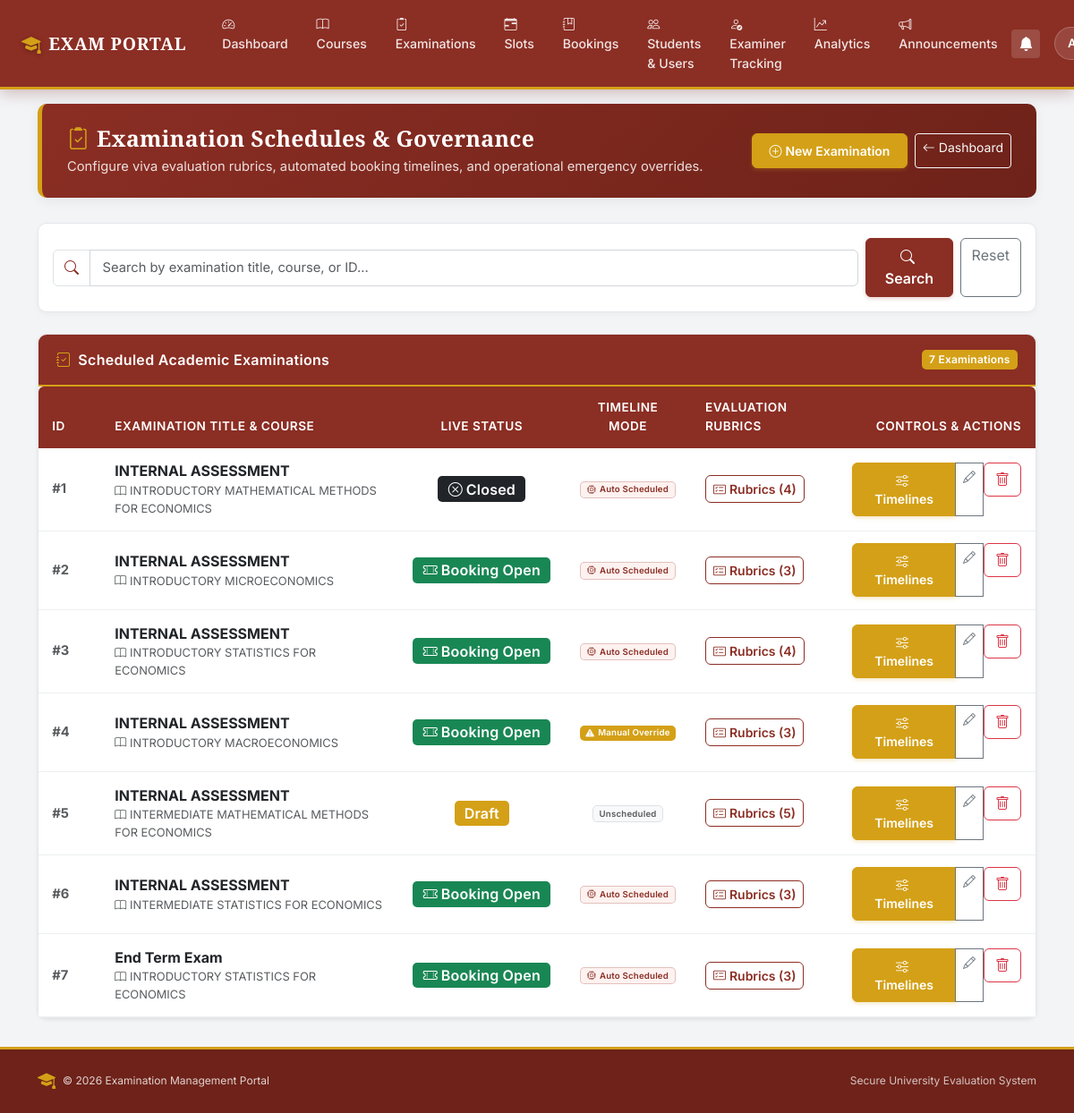
The app's page /examinations (signed in) with its own data.
### models.py (models this page shows, shortened)
class BaseModel(db.Model):
    __abstract__ = True

class Examination(BaseModel):
    id = db.Column(db.Integer, primary_key=True)
    name = db.Column(db.String(100), nullable=False)
    course_id = db.Column(db.Integer, db.ForeignKey("course.id"), nullable=False)
    status = db.Column(db.String(30), default="Draft")
    slot_creation_start = db.Column(db.String(30))
    slot_creation_end = db.Column(db.String(30))
    slot_creation_open = db.Column(db.Boolean, default=False)
    booking_open = db.Column(db.Boolean, default=False)
    booking_start = db.Column(db.String(30))
    booking_end = db.Column(db.String(30))
    slot_creation_override = db.Column(db.String(10), default=None)
    booking_override = db.Column(db.String(10), default=None)
    course = db.relationship("Course", backref="examinations")

class Course(BaseModel):
    id = db.Column(db.Integer, primary_key=True)
    name = db.Column(db.String(100), nullable=False)
    description = db.Column(db.String(500))
    resources = db.relationship("CourseResource", backref="course", cascade="all, delete-orphan")

### routes/admin.py (the view)
@role_required("Admin")
def examinations():
    search = (request.args.get("search") or "").strip().lower()
    exams = Examination.query.all()
    for exam in exams:
        update_examination_status(exam)
    if search:
        exams = [
            ex for ex in exams
            if search in str(ex.id) or search in ex.name.lower() or search in ex.course.name.lower()
        ]
    return render_template("examinations.html", examinations=exams, search=search)

### app.py (called while the page is built)
@app.context_processor
def inject_global_data():
    unread_count = 0
    if "user_id" in session:
        try:
            unread_count = Notification.query.filter_by(
                user_id=session["user_id"], is_read=False
            ).count()
        except Exception:
            pass
    return dict(unread_notifications_count=unread_count)

### helpers.py (called while the page is built)
def role_required(required_role):
    def decorator(fn):
        @wraps(fn)
        def wrapper(*args, **kwargs):
            uid = session.get("user_id")
            if not uid:
                return redirect(url_for("login"))
            user = db.session.get(User, uid) if hasattr(db.session, "get") else User.query.get(uid)
            if not user or not user.is_active:
                session.clear()
                return redirect(url_for("login"))
            if user.role != required_role:
                abort(403)
            if user.role == "Examiner" and not user.is_approved:
                session.clear()
                return redirect(url_for("login"))
            return fn(*args, **kwargs)
        return wrapper
    return decorator

### templates/examinations.html (shortened to what this page needs)
{% extends "base.html" %}
{% block content %}
<div class="container my-3">
    <div class="erp-header">
        <div class="d-flex justify-content-between align-items-center flex-wrap gap-2">
            <div>
                <h2><i class="bi bi-clipboard2-check me-2 text-gold"></i>Examination Schedules &amp; Governance</h2>
                <p>Configure viva evaluation rubrics, automated booking timelines, and operational emergency overrides.</p>
            </div>
            <div class="d-flex gap-2">
                <a href="{{ url_for('add_examination') }}" class="btn btn-gold btn-sm">
                    <i class="bi bi-plus-circle me-1"></i>New Examination
                </a>
                <a href="{{ url_for('admin_dashboard') }}" class="btn btn-outline-light btn-sm">
                    <i class="bi bi-arrow-left me-1"></i>Dashboard
                </a>
            </div>
        </div>
    </div>
    <div class="card mb-4">
        <div class="card-body p-3">
            <form method="GET" class="row g-2 align-items-center">
                <div class="col-md-10">
                    <div class="input-group">
                        <span class="input-group-text bg-white"><i class="bi bi-search text-maroon"></i></span>
                        <input type="text" name="search" class="form-control" placeholder="Search by examination title, course, or ID..." value="{{ search }}">
                    </div>
                </div>
                <div class="col-md-2 d-flex gap-2">
                    <button type="submit" class="btn btn-primary flex-grow-1"><i class="bi bi-search me-1"></i>Search</button>
                    <a href="{{ url_for('examinations') }}" class="btn btn-outline-secondary">Reset</a>
                </div>
            </form>
        </div>
    </div>
    <div class="card shadow-sm">
        <div class="card-header card-header-maroon d-flex justify-content-between align-items-center">
            <span><i class="bi bi-journal-check me-2 text-gold"></i>Scheduled Academic Examinations</span>
            <span class="badge bg-gold text-dark">{{ examinations|length }} Examinations</span>
        </div>
        <div class="card-body p-0">
            {% if examinations %}
            <div class="table-responsive">
                <table class="table table-hover align-middle mb-0">
                    <thead>
                        <tr>
                            <th style="width: 70px;">ID</th>
                            <th>Examination Title &amp; Course</th>
                            <th class="text-center">Live Status</th>
                            <th class="text-center">Timeline Mode</th>
                            <th>Evaluation Rubrics</th>
                            <th class="text-end pe-3" style="width: 220px;">Controls &amp; Actions</th>
                        </tr>
                    </thead>
                    <tbody>
                        {% for ex in examinations %}
                        <tr>
                            <td class="text-muted fw-bold">#{{ ex.id }}</td>
                            <td>
                                <div class="fw-bold text-dark fs-6">{{ ex.name }}</div>
                                <div class="small text-muted"><i class="bi bi-book me-1"></i>{{ ex.course.name }}</div>
                            </td>
                            <td class="text-center">
                                {% if ex.status == 'Booking Open' %}
                                    <span class="badge bg-success fs-6"><i class="bi bi-ticket-perforated me-1"></i>Booking Open</span>
                                {% elif ex.status == 'Slot Creation' %}
                                    <span class="badge bg-maroon fs-6"><i class="bi bi-clock-history me-1"></i>Slot Creation</span>
                                {% elif ex.status == 'Completed' %}
                                    <span class="badge bg-secondary fs-6"><i class="bi bi-check2-circle me-1"></i>Completed</span>
                                {% elif ex.status == 'Closed' %}
                                    <span class="badge bg-dark fs-6"><i class="bi bi-x-circle me-1"></i>Closed</span>
                                {% else %}
                                    <span class="badge bg-gold text-dark fs-6">{{ ex.status }}</span>
                                {% endif %}
                            </td>
                            <td class="text-center small">
                                {% if ex.slot_creation_override or ex.booking_override %}
                                    <span class="badge bg-gold text-dark"><i class="bi bi-exclamation-triangle-fill me-1"></i>Manual Override</span>
                                {% elif ex.slot_creation_start or ex.booking_start %}
                                    <span class="badge" style="background-color: var(--maroon-subtle); color: var(--maroon); border: 1px solid rgba(139,46,36,0.25);">
                                        <i class="bi bi-cpu me-1"></i>Auto Scheduled
                                    </span>
                                {% else %}
                                    <span class="badge bg-light text-muted border">Unscheduled</span>
                                {% endif %}
                            </td>
                            <td>
                                <a href="{{ url_for('manage_rubrics', examination_id=ex.id) }}" class="btn btn-sm btn-outline-primary">
                                    <i class="bi bi-card-checklist me-1"></i>Rubrics ({{ ex.rubrics|length }})
                                </a>
                            </td>
                            <td class="text-end pe-3">
                                <div class="btn-group btn-group-sm">
                                    <a href="{{ url_for('examination_settings', examination_id=ex.id) }}" class="btn btn-gold" title="Timelines & Abrupt Start/Stop">
                                        <i class="bi bi-sliders me-1"></i>Timelines
                                    </a>
                                    <a href="{{ url_for('edit_examination', examination_id=ex.id) }}" class="btn btn-outline-secondary" title="Edit">
                                        <i class="bi bi-pencil"></i>
                                    </a>
                                    <form action="{{ url_for('delete_examination', examination_id=ex.id) }}" method="POST" style="display:inline;" onsubmit="return confirm('Are you sure you want to delete this examination?');">
                                        <button type="submit" class="btn btn-outline-danger" title="Delete">
                                            <i class="bi bi-trash"></i>
                                        </button>
                                    </form>
                                </div>
                            </td>
                        </tr>
                        {% endfor %}
                    </tbody>
                </table>
            </div>
            {% endif %}
        </div>
    </div>
</div>
{% endblock %}

### templates/base.html (style rules this page uses)
:root { --maroon: #8B2E24; --maroon-dark: #6E2219; --maroon-light: #A3382D; --maroon-subtle: #FDF2F0; --gold: #D4A017; --gold-dark: #B58810; --gold-light: #FEF8E7; --gold-subtle: #FFFDF5; --bg-light: #F3F4F6; --card-bg: #FFFFFF; --text-dark: #1F2937; --text-muted: #6B7280; --border-color: #E5E7EB; --shadow-sm: 0 2px 6px rgba(0, 0, 0, 0.04); --shadow-md: 0 4px 14px rgba(0, 0, 0, 0.06); --shadow-lg: 0 10px 25px rgba(139, 46, 36, 0.10); --radius: 0.625rem; }
body { padding-top: 68px; background-color: var(--bg-light); color: var(--text-dark); font-family: 'Inter', -apple-system, BlinkMacSystemFont, "Segoe UI", Roboto, sans-serif; font-size: 0.95rem; line-height: 1.55; min-height: 100vh; display: flex; flex-direction: column; }
.erp-header { background: linear-gradient(135deg, var(--maroon) 0%, var(--maroon-dark) 100%); color: #FFFFFF; border-radius: var(--radius); padding: 1.5rem 1.75rem; margin-bottom: 1.75rem; border-left: 5px solid var(--gold); box-shadow: var(--shadow-md); position: relative; overflow: hidden; }
.erp-header h2 { font-family: 'Cinzel', Georgia, serif; font-weight: 700; font-size: 1.55rem; margin-bottom: 0.3rem; letter-spacing: 0.3px; }
.erp-header p { color: rgba(255, 255, 255, 0.85); font-size: 0.92rem; margin-bottom: 0; }
.card { background-color: var(--card-bg); border: 1px solid var(--border-color); border-radius: var(--radius); box-shadow: var(--shadow-sm); transition: box-shadow 0.2s ease, transform 0.2s ease; }
.card-header { background-color: #FFFFFF; border-bottom: 1px solid var(--border-color); padding: 1rem 1.25rem; font-weight: 600; font-size: 1rem; color: var(--maroon); }
.card-header-maroon { background-color: var(--maroon) !important; color: #FFFFFF !important; border-bottom: 2.5px solid var(--gold) !important; padding: 0.95rem 1.25rem !important; font-weight: 600; letter-spacing: 0.3px; border-top-left-radius: calc(var(--radius) - 1px) !important; border-top-right-radius: calc(var(--radius) - 1px) !important; }
.btn-primary { background-color: var(--maroon) !important; border-color: var(--maroon) !important; color: #FFFFFF !important; font-weight: 600; padding: 0.5rem 1.15rem; border-radius: 6px; box-shadow: 0 2px 4px rgba(139, 46, 36, 0.2); transition: all 0.2s ease; }
.btn-outline-primary { color: var(--maroon) !important; border-color: var(--maroon) !important; font-weight: 600; border-radius: 6px; }
.btn-gold { background-color: var(--gold) !important; border-color: var(--gold) !important; color: #FFFFFF !important; font-weight: 600; padding: 0.5rem 1.15rem; border-radius: 6px; box-shadow: 0 2px 4px rgba(212, 160, 23, 0.25); transition: all 0.2s ease; }
.text-gold { color: var(--gold) !important; }
.text-maroon { color: var(--maroon) !important; }
.bg-gold { background-color: var(--gold) !important; color: #FFFFFF !important; }
.table { border-color: var(--border-color); vertical-align: middle; font-size: 0.92rem; margin-bottom: 0; }
.table thead th { background-color: var(--maroon) !important; color: #FFFFFF !important; font-weight: 600; font-size: 0.85rem; text-transform: uppercase; letter-spacing: 0.5px; padding: 0.85rem 0.95rem; border: none; }
.table thead th:first-child { border-top-left-radius: 6px; }
.table thead th:last-child { border-top-right-radius: 6px; }
.table tbody td { padding: 0.85rem 0.95rem; border-bottom: 1px solid #ECEFF1; }
.badge { font-weight: 600; padding: 0.4em 0.7em; letter-spacing: 0.2px; border-radius: 5px; }
.form-control, .form-select { border: 1px solid #D1D5DB; border-radius: 6px; padding: 0.55rem 0.85rem; font-size: 0.92rem; transition: all 0.2s ease; }
a { color: var(--maroon); text-decoration: none; transition: color 0.15s ease; }

### records on screen
Examination: id "1", name "INTERNAL ASSESSMENT", course.name "INTRODUCTORY MATHEMATICAL METHODS FOR ECONOMICS", status "Closed" (drawn), slot_creation_start "Auto Scheduled", rubrics|length "4"
Examination: id "2", name "INTERNAL ASSESSMENT", course.name "INTRODUCTORY MICROECONOMICS", status "Booking Open" (drawn), slot_creation_start "Auto Scheduled", rubrics|length "3"
Examination: id "3", name "INTERNAL ASSESSMENT", course.name "INTRODUCTORY STATISTICS FOR ECONOMICS", status "Booking Open" (drawn), slot_creation_start "Auto Scheduled", rubrics|length "4"
Examination: id "4", name "INTERNAL ASSESSMENT", course.name "INTRODUCTORY MACROECONOMICS", status "Booking Open" (drawn), slot_creation_override "Manual Override", rubrics|length "3"
Examination: id "5", name "INTERNAL ASSESSMENT", course.name "INTERMEDIATE MATHEMATICAL METHODS FOR ECONOMICS", status "Draft", shows "Unscheduled", rubrics|length "5"
Examination: id "6", name "INTERNAL ASSESSMENT", course.name "INTERMEDIATE STATISTICS FOR ECONOMICS", status "Booking Open" (drawn), slot_creation_start "Auto Scheduled", rubrics|length "3"
Examination: id "7", name "End Term Exam", course.name "INTRODUCTORY STATISTICS FOR ECONOMICS", status "Booking Open" (drawn), slot_creation_start "Auto Scheduled", rubrics|length "3"

### other values on screen
{{ examinations|length }} "7"
{{ 2026 }} "2026"
